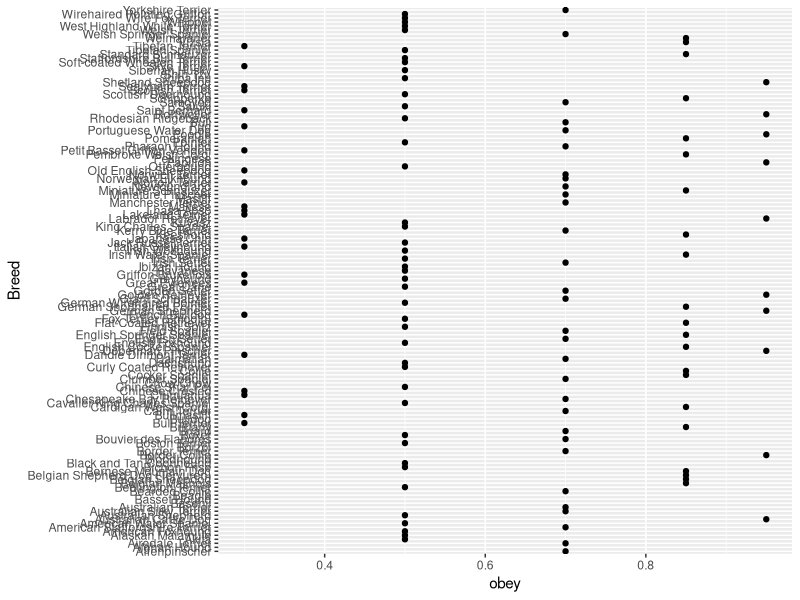

The R script that drew this image:
## ---- chunk 1
# clear the environment window
rm(list = ls())

# import the appropriate libraries
library(readr)
library(here)

# import the data
dogs <- read_csv(here("Data", "dog_intelligence_clean.csv"))

# another way to do this without the here package:
# dogs <- read_csv("Data/dog_intelligence_clean.csv")

## ---- chunk 2
# import the knitr package
library(knitr)

# use the kable function from the knitr package
knitr::kable(head(dogs[,1:5]),
             caption = "Data collected regarding canine intelligence from Stanley Coren at the University of British Columbia.")
## ---- chunk 3
# load the ggplot2 library
library(ggplot2)

# run the code
ggplot(dogs, aes(x = Breed, y = obey)) + geom_point() + coord_flip()

# using the gear icon, I increased the custom figure size to 40 to increase the height of the figure so it is not as squished
## ---- chunk 4
# create a vector
x_vec <- c(0.167, 4.76, 370, 52, 82, 9492, 79)
## ---- chunk 5
x_vec[3]
## ---- chunk 6
x_vec[1:3]
## ---- chunk 7
x_vec[-1]
## ---- chunk 8
log(x_vec[1])
## ---- chunk 9
log(x_vec[2], base = 10)
## ---- chunk 10
sqrt(x_vec[3])
## ---- chunk 11
print(pi)
## ---- chunk 12
exp(x_vec)
## ---- chunk 13
# by dividing the different values inside of this vector by 2, it allows us to determine whether they are even or odd. 
x_vec%%2
## ---- chunk 14
x_vec[4] / 5
## ---- chunk 15
max(x_vec)

min(x_vec)
## ---- chunk 16
# finding the location of the max
which(x_vec == max(x_vec), arr.ind = TRUE)
## ---- chunk 17
# finding the location of the min
which(x_vec == min(x_vec), arr.ind = TRUE)
## ---- chunk 18
Inf
## ---- chunk 19
library(tibble)

exam_scores <- data_frame(
     Exam1 = c(88, 75, 43),
     Exam2 = c(82, 81, 57),
     Exam3 = c(90, 85, 66),
     Exam4 = c(83, 78, 41)
)

exam_scores
## ---- chunk 20
# import the birthdays data
birthdays <- read_delim(here("Data", "birthdays.txt"),
                      delim = "-",
                      na = c("","NA","N/A"),
                      col_names = c("Birthday", "Person")
                      )

birthdays
